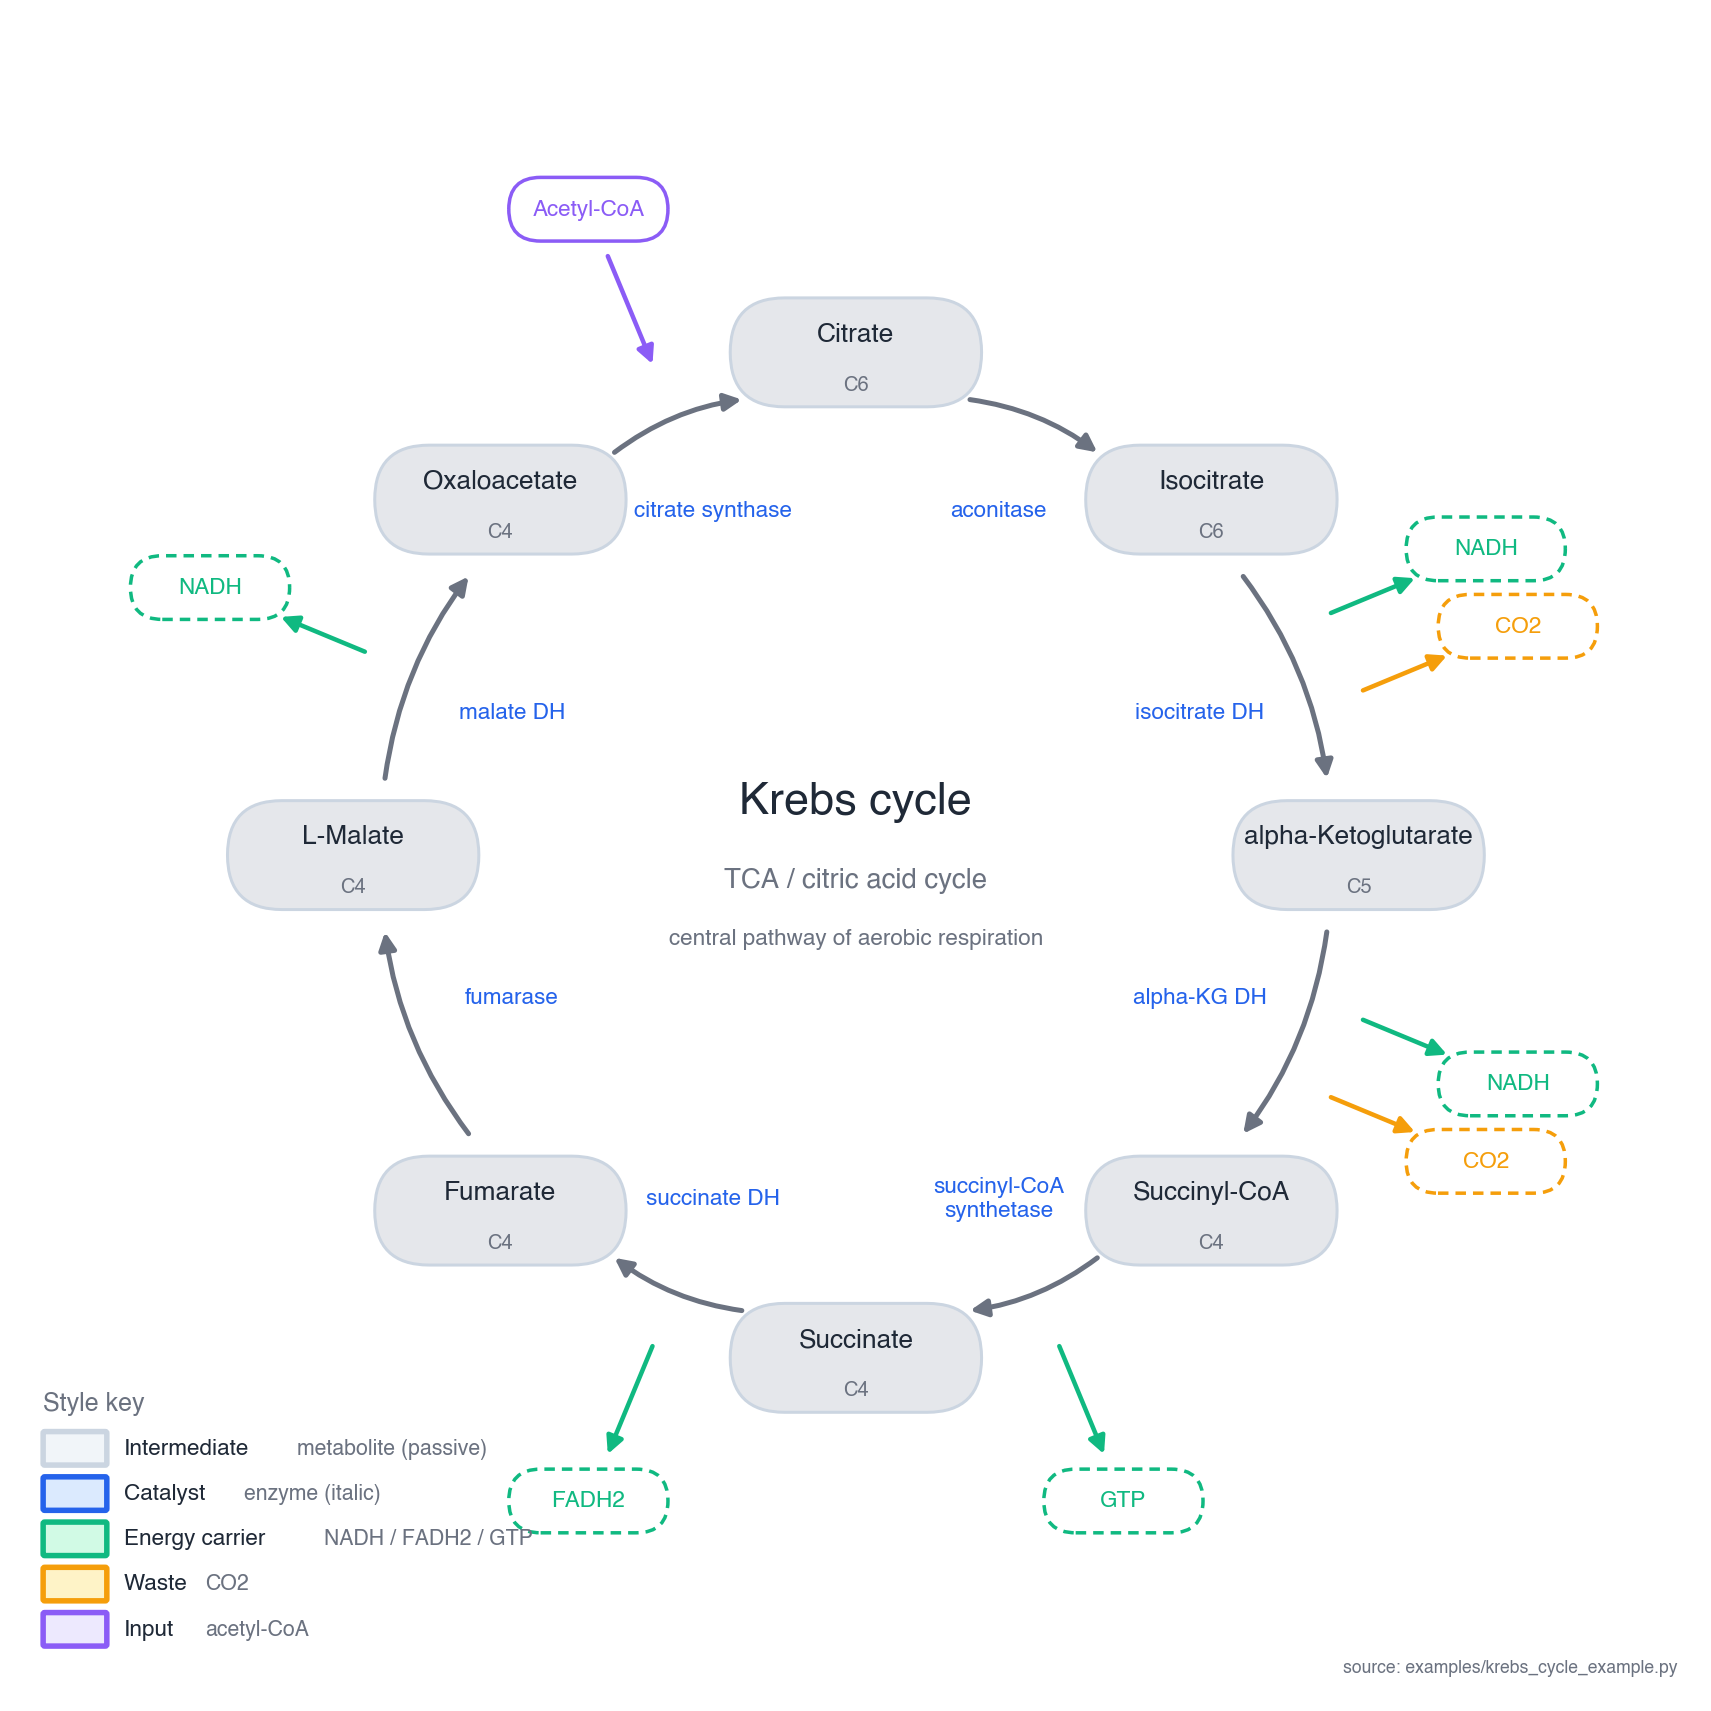

Here is the Python script that generated this plot:
"""Krebs cycle figure — exercising extended box / arrow style conventions.

Real-world (non-LLM, non-CS) test of the skill's primitives in a domain
where the visual grammar is naturally different from a stage pipeline:
chemical pathway diagrams. Demonstrates conventions beyond the standard
``stage_box`` + ``arrow``:

  - **Pill-shaped passive intermediates** with thin slate border
    (``oval(... fc=tint(DET), ec=DET, lw=1.0)``): metabolites read as
    soft passive nodes — present in the diagram, but not "actors". The
    thin border gives definition against a white background without
    looking stage-like.

  - **Italic colored text catalysts** (no box): enzyme names sit
    just OUTSIDE the cycle at the arc midpoint, rendered as italic
    ``ACCENT``-colored text. This is the standard biochemistry
    convention and removes the box / pill overlap that an extra
    enzyme rectangle would force.

  - **Dashed-border transient byproducts** (``oval(... linestyle=(0,
    (3, 2)))``): spawned products (NADH, FADH2, GTP, CO2, CoA-SH)
    are pill chips with dashed colored borders — visually marked as
    "transient, exits the cycle."

  - **Solid-border emphasized input** (``oval(... linestyle='solid')``):
    Acetyl-CoA is the carbon-input — solid border distinguishes it
    from spawn-and-leave byproducts.

  - **Open-arrowhead secondary arrows** (``arrowstyle="->", lw=1.0``):
    side connections from cycle to byproducts (and inputs to cycle)
    use thin open arrowheads, easily distinguished from the thick
    filled-arrowhead primary cycle flow.

  - **Curved cycle arrows** (``connectionstyle="arc3,rad=-0.13"``):
    eight forward arrows bow OUTWARD from cycle centre (negative
    ``rad`` because the cycle runs clockwise). ``shrinkA/shrinkB``
    pull the endpoints inside the pill edges.

  - **A central circle** (``circle(...)``) labels the diagram as
    "TCA cycle" — demonstrates the circle primitive in a context
    where the topology genuinely is circular.

Color encoding:

  - DET (slate)      — passive intermediates (metabolites)
  - ACCENT (blue)    — catalysts (enzymes, italic text)
  - ACCENT_2 (green) — energy carriers (NADH, FADH2, GTP)
  - ACCENT_3 (amber) — CO2 released as waste
  - ACCENT_5 (violet)— Acetyl-CoA carbon input
  - SUBTLE (gray)    — CoA-SH (recycled, neutral)

Outputs:
    krebs_cycle_example.svg
    krebs_cycle_example.png
"""
from __future__ import annotations
import math
import sys
from pathlib import Path

import matplotlib
matplotlib.use("Agg")

_SKILL = Path(__file__).resolve().parents[1] / "python"
sys.path.insert(0, str(_SKILL))

import matplotlib.pyplot as plt  # noqa: E402
from matplotlib.patches import FancyArrowPatch  # noqa: E402

from pavlab_arch import palette as P  # noqa: E402
from pavlab_arch.layout import figure, svg_safe, pill_edge  # noqa: E402
from pavlab_arch.primitives import (  # noqa: E402
    oval, circle, legend_block, labeled_arrow,
)
from pavlab_arch.style import apply_rcparams  # noqa: E402


# ---------------------------------------------------------------------------
# Cycle geometry
# ---------------------------------------------------------------------------

CENTER = (50.0, 50.0)
RADIUS = 30.0
N = 8

PILL_W, PILL_H = 15.0, 6.5
ENZYME_OFFSET = 5.5      # outward from arc midpoint (italic text)
BYP_OFFSET = 14.0        # outward from arc midpoint (chip)
BYP_TANGENT = 5.0        # tangential splay between sibling byproducts
CHIP_W, CHIP_H = 9.5, 3.8
CYCLE_SHRINK = 6.0
CYCLE_RAD = -0.13
ENZYME_FONTSIZE = 9.0


# (key, name, formula-tag)
MOLECULES = [
    ("citrate",      "Citrate",         "C6"),
    ("isocitrate",   "Isocitrate",      "C6"),
    ("akg",          "alpha-Ketoglutarate", "C5"),
    ("succinyl_coa", "Succinyl-CoA",    "C4"),
    ("succinate",    "Succinate",       "C4"),
    ("fumarate",     "Fumarate",        "C4"),
    ("malate",       "L-Malate",        "C4"),
    ("oaa",          "Oxaloacetate",    "C4"),
]

# Enzyme name + line-break-friendly form (renders as italic text)
ENZYMES = [
    "aconitase",
    "isocitrate DH",
    "alpha-KG DH",
    "succinyl-CoA\nsynthetase",
    "succinate DH",
    "fumarase",
    "malate DH",
    "citrate synthase",
]

# Byproducts spawned at step i -> (i+1). Each entry: (label, color).
BYPRODUCTS = [
    [],
    [("CO2", P.ACCENT_3), ("NADH", P.ACCENT_2)],
    [("CO2", P.ACCENT_3), ("NADH", P.ACCENT_2)],
    [("GTP", P.ACCENT_2)],
    [("FADH2", P.ACCENT_2)],
    [],
    [("NADH", P.ACCENT_2)],
    [],
]

# Inputs consumed BEFORE step i -> (i+1).
INPUTS = [
    [], [], [], [], [], [], [],
    [("Acetyl-CoA", P.ACCENT_5)],
]


def angle_for(idx: int) -> float:
    return math.radians(90 - idx * (360 / N))


def position_on_cycle(idx: int) -> tuple[float, float]:
    a = angle_for(idx)
    return (CENTER[0] + RADIUS * math.cos(a),
            CENTER[1] + RADIUS * math.sin(a))


def arc_midpoint(idx_from: int, idx_to: int) -> tuple[float, float, float, float]:
    p1 = position_on_cycle(idx_from)
    p2 = position_on_cycle(idx_to)
    mx, my = (p1[0] + p2[0]) / 2, (p1[1] + p2[1]) / 2
    dx, dy = mx - CENTER[0], my - CENTER[1]
    d = math.hypot(dx, dy) or 1.0
    return mx, my, dx / d, dy / d


# ---------------------------------------------------------------------------
# Drawing
# ---------------------------------------------------------------------------

def draw_molecule(ax, idx: int, name: str, formula: str) -> None:
    """Pill-shaped passive intermediate: thin slate border + light fill.

    The pill is the SUBSTRATE — content flowing through the cycle, not
    an actor. The thin slate border gives definition against the white
    background without reading as stage-like.
    """
    cx, cy = position_on_cycle(idx)
    oval(ax, cx, cy, PILL_W, PILL_H,
         fc=P.GRID, ec=P.DET, lw=1.2)
    ax.text(cx, cy + 1.1, name,
            ha="center", va="center",
            color=P.TEXT, fontsize=10.5, fontweight="bold")
    ax.text(cx, cy - 1.9, formula,
            ha="center", va="center",
            color=P.SUBTLE, fontsize=8.0, style="italic")


def draw_labeled_cycle_arrow(ax, idx_from: int, idx_to: int,
                              enzyme_name: str) -> None:
    """Curved cycle arrow + enzyme label, in one call via
    ``labeled_arrow``. The label sits on the OUTWARD side (positive
    ``label_side`` because we picked left-perpendicular = outward for
    clockwise cycles).

    Critical: the arrow endpoints are at the SOURCE and TARGET pills'
    EDGES (with a 1.5-unit margin for breathing room) — not at the
    pill centres. This is what makes the arrowhead visible. With
    endpoints at centres + ``shrinkB`` in points, the arrowhead got
    rendered inside the pill and covered by the pill's fill — the
    cycle then looked like plain lines, not arrows.
    """
    p1c = position_on_cycle(idx_from)
    p2c = position_on_cycle(idx_to)
    p1 = pill_edge(p1c[0], p1c[1], PILL_W, PILL_H, p2c[0], p2c[1], margin=1.5)
    p2 = pill_edge(p2c[0], p2c[1], PILL_W, PILL_H, p1c[0], p1c[1], margin=1.5)
    labeled_arrow(
        ax,
        p1[0], p1[1], p2[0], p2[1],
        enzyme_name,
        color=P.SUBTLE, lw=2.0, mut=14,
        connectionstyle=f"arc3,rad={CYCLE_RAD}",
        label_color=P.ACCENT, label_fontsize=ENZYME_FONTSIZE,
        label_style="italic", label_weight="bold",
        label_side=-ENZYME_OFFSET,   # negative = right-of-arrow = INWARD for CW cycle.
    )


def draw_side_chip(ax, x: float, y: float,
                   label: str, color: str, *, dashed: bool = True) -> None:
    """Small pill chip for byproducts / inputs.

    ``dashed=True``  → spawned byproduct (leaves the cycle).
    ``dashed=False`` → emphasized input (Acetyl-CoA), solid border.
    """
    linestyle = (0, (3, 2)) if dashed else "solid"
    oval(ax, x, y, CHIP_W, CHIP_H,
         fc="white", ec=color, lw=1.4, linestyle=linestyle,
         text=label, text_color=color, fontsize=9.0,
         fontweight="bold")


def draw_side_arrow(ax, x1, y1, x2, y2, color) -> None:
    """Filled-arrowhead arrow between cycle anchor and side chip.

    Sized so the byproduct arrows read as secondary-to-the-cycle but
    don't become spindly. ``shrinkA``/``shrinkB`` are ZERO here — the
    breathing room comes from ``pill_edge(... margin=...)`` at the
    chip end, computed in axis units (the right units for our 0..100
    coordinate space). Mixing shrink-in-points with margin-in-units
    pulled the tip back inside the chip and erased the arrowhead.

    The direction is meaningful — byproduct arrows point FROM cycle
    TO chip (output: spawned), input arrows point FROM chip TO cycle
    (input: consumed). Always draw with an asymmetric arrowhead
    (``-|>``) so the direction is obvious.
    """
    ax.add_patch(FancyArrowPatch(
        (x1, y1), (x2, y2),
        arrowstyle="-|>",
        color=color,
        linewidth=1.8,
        mutation_scale=14,
        shrinkA=0, shrinkB=0,
    ))


# (cycle arrows are now drawn by ``draw_labeled_cycle_arrow`` above —
#  the standalone arrow / standalone enzyme pair is collapsed into one
#  ``labeled_arrow`` call.)


def build_krebs_figure() -> tuple[Path, Path]:
    apply_rcparams()
    fig, ax = figure(figsize=(9.5, 9.5))

    # ---- Title in the CENTER of the cycle (textbook convention; frees
    # up the outer ring for chips + arrows without competing for the
    # top of the figure). The cycle's empty interior is the natural
    # place for the diagram's name.
    ax.text(CENTER[0], CENTER[1] + 3.2, "Krebs cycle",
            ha="center", va="center",
            color=P.TEXT, fontsize=18, fontweight="bold")
    ax.text(CENTER[0], CENTER[1] - 1.5, "TCA / citric acid cycle",
            ha="center", va="center",
            color=P.SUBTLE, fontsize=11.0)
    ax.text(CENTER[0], CENTER[1] - 5.0, "central pathway of aerobic respiration",
            ha="center", va="center",
            color=P.SUBTLE, fontsize=9.0, style="italic")

    # ---- Cycle arrows + enzyme labels in one pass (labeled_arrow).
    # Drawn BEFORE molecules so pills overlay the arrow endpoints.
    for i in range(N):
        draw_labeled_cycle_arrow(ax, i, (i + 1) % N, ENZYMES[i])

    # ---- Molecules ----
    for i, (key, name, formula) in enumerate(MOLECULES):
        draw_molecule(ax, i, name, formula)

    # ---- Byproducts and inputs ----
    # For multi-byproduct steps, each arrow gets its OWN anchor at the
    # same tangent offset as its chip. The arrows then run PARALLEL
    # outward — they don't fan from a single shared anchor point,
    # which used to make the arrows visually merge / overlap near the
    # cycle before diverging at the chips.
    for i in range(N):
        mx, my, nx, ny = arc_midpoint(i, (i + 1) % N)
        tx, ty = -ny, nx  # tangent (perpendicular to outward)

        bp_list = BYPRODUCTS[i]
        for j, (label, color) in enumerate(bp_list):
            tangent_d = (j - (len(bp_list) - 1) / 2) * BYP_TANGENT
            cx = mx + nx * BYP_OFFSET + tx * tangent_d
            cy = my + ny * BYP_OFFSET + ty * tangent_d
            anchor_x = mx + nx * 4.0 + tx * tangent_d
            anchor_y = my + ny * 4.0 + ty * tangent_d
            draw_side_chip(ax, cx, cy, label, color, dashed=True)
            # Arrow terminates JUST OUTSIDE the chip's perimeter (margin
            # 1.0 axis units of breathing room) — the arrowhead then
            # reads cleanly as "produced by the cycle, lands at the
            # chip's doorstep" without touching or overlapping the chip.
            end_x, end_y = pill_edge(cx, cy, CHIP_W, CHIP_H,
                                     anchor_x, anchor_y, margin=1.0)
            draw_side_arrow(ax, anchor_x, anchor_y, end_x, end_y, color)

        in_list = INPUTS[i]
        for j, (label, color) in enumerate(in_list):
            tangent_d = (j - (len(in_list) - 1) / 2) * BYP_TANGENT
            cx = mx + nx * BYP_OFFSET + tx * tangent_d
            cy = my + ny * BYP_OFFSET + ty * tangent_d
            anchor_x = mx + nx * 4.0 + tx * tangent_d
            anchor_y = my + ny * 4.0 + ty * tangent_d
            draw_side_chip(ax, cx, cy, label, color, dashed=False)
            # Input arrow STARTS just outside the chip's edge (same
            # breathing room as byproducts), and the arrowhead points
            # INTO the cycle — the asymmetric direction encodes
            # "consumed by the reaction" vs the byproduct's "produced".
            start_x, start_y = pill_edge(cx, cy, CHIP_W, CHIP_H,
                                         anchor_x, anchor_y, margin=1.0)
            draw_side_arrow(ax, start_x, start_y, anchor_x, anchor_y, color)

    # ---- Legend block (top-left corner) ----
    legend_specs = [
        (P.DET,       False, "Intermediate",  "metabolite (passive)"),
        (P.ACCENT,    False, "Catalyst",      "enzyme (italic)"),
        (P.ACCENT_2,  False, "Energy carrier","NADH / FADH2 / GTP"),
        (P.ACCENT_3,  False, "Waste",         "CO2"),
        (P.ACCENT_5,  False, "Input",         "acetyl-CoA"),
    ]
    # Legend in the BOTTOM-LEFT empty quadrant. The fumarate→malate
    # step has no byproducts (it's just hydration), so the outer arc
    # there is clear — and there's no upper-quadrant byproduct chip
    # in the way (malate DH's NADH is upper-LEFT, would have collided
    # with a top-left legend).
    legend_block(ax, x=1.5, y_top=18, specs=legend_specs,
                 title="Style key",
                 chip_w=3.8, chip_h=2.0, row_gap=0.7,
                 label_fontsize=9.0, title_fontsize=10.0)

    # ---- Source caption ----
    ax.text(99, 1, "source: examples/krebs_cycle_example.py",
            ha="right", va="bottom",
            color=P.SUBTLE, fontsize=7)

    svg_safe(ax)

    plt.subplots_adjust(left=0.01, right=0.99, top=0.99, bottom=0.01)
    out = Path(__file__).resolve().parent
    svg_path = out / "krebs_cycle_example.svg"
    png_path = out / "krebs_cycle_example.png"
    fig.savefig(svg_path, format="svg", bbox_inches="tight", facecolor="white")
    fig.savefig(png_path, format="png", dpi=180, bbox_inches="tight", facecolor="white")
    plt.close(fig)
    return svg_path, png_path


def main() -> int:
    svg, png = build_krebs_figure()
    print(f"wrote {svg}")
    print(f"wrote {png}")
    return 0


if __name__ == "__main__":
    sys.exit(main())
